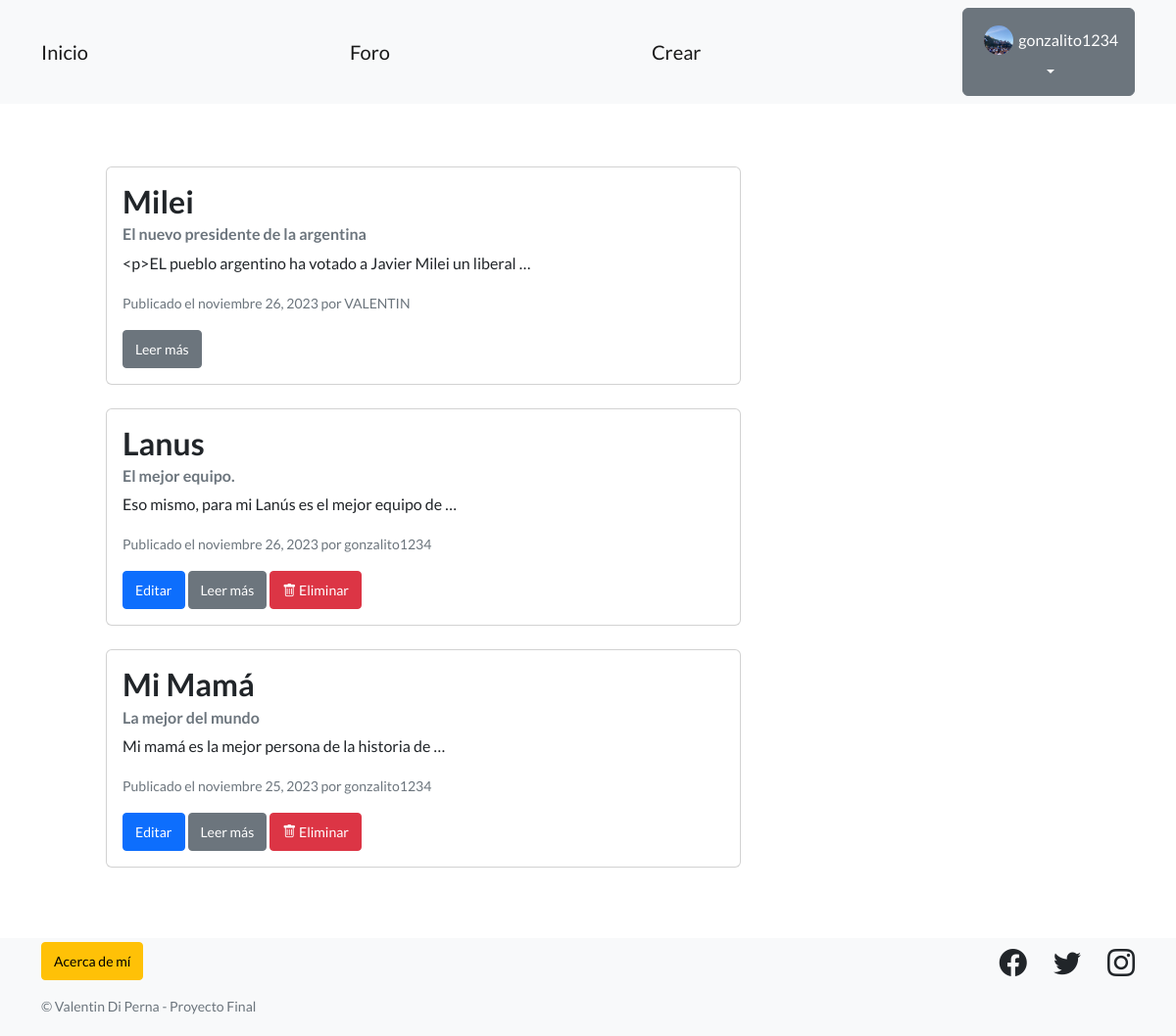
/pages/ (signed in), run on the app's committed database.
### perfiles/models.py (models this page shows, shortened)
class Avatar(models.Model):
   user = models.OneToOneField(User, on_delete=models.CASCADE, null=True)
   imagen = models.ImageField(upload_to='avatares', null=True, blank=True)

### articulos/models.py (models this page shows, shortened)
class Articulo(models.Model):
    titulo = models.CharField(max_length=50)
    subtitulo = models.CharField(max_length=50)
    cuerpo = RichTextField()
    autor = models.ForeignKey(User, on_delete=models.SET_NULL, null=True)
    fecha = models.DateField(auto_now = True)
    destacado = models.BooleanField(default=False)

### articulos/views.py (the view)
# urls.py: path("", ArticuloListView.as_view(), name="lista_articulos"),
class ArticuloListView(ListView):
   model = Articulo
   template_name = 'articulos/listar_articulos.html'

### articulos/templates/articulos/listar_articulos.html (shortened to what this page needs)
{% extends "base.html" %}
{% block contenido %}
<section style="padding: 2rem 3rem;">
  <div class="container">
      <div class="row">
          {% if object_list %}
              {% for articulo in object_list %}
                  <div class="col-md-8">
                      <div class="card mb-4">
                          <div class="card-body">
                              <h2 class="card-title">{{ articulo.titulo }}</h2>
                              <h6 class="card-subtitle mb-2 text-muted">{{ articulo.subtitulo }}</h6>
                              <p class="card-text">{{ articulo.cuerpo|truncatewords:10 }}</p>
                              <p class="card-text">
                                  <small class="text-muted">Publicado el {{ articulo.fecha|date:"F d, Y" }} por {{ articulo.autor }}</small>
                              </p>
                              {% if user == articulo.autor %}
                                  <a href="{% url 'editar_articulo' articulo.id %}" class="btn btn-primary btn-sm">Editar</a>
                              {% endif %}
                              <a href="{% url 'detalle_articulo' articulo.pk%}" class="btn btn-secondary btn-sm">Leer más</a>
                              {% if user == articulo.autor %}
                                  <a href="{% url 'eliminar_articulo' articulo.id %}" class="btn btn-danger btn-sm">
                                      <i class="bi bi-trash"></i> Eliminar
                                  </a>
                              {% endif %}
                          </div>
                      </div>
                  </div>
              {% endfor %}
          {% else %}
              <div class="col-md-12">
                  <h2>No hay entradas aún</h2>
              </div>
          {% endif %}
      </div>
  </div>
</section>
{% endblock contenido %}

### templates_base/base.html (shortened to what this page needs)
{% load static %}
<!DOCTYPE html>
<html lang="en">
    <head>
        <link href="https://cdn.jsdelivr.net/npm/bootstrap-icons@1.5.0/font/bootstrap-icons.css" rel="stylesheet" type="text/css" />
        <link href="{% static 'css/styles.css' %}" rel="stylesheet" />
    </head>
    <body>
        <nav class="navbar navbar-expand-lg navbar-light bg-light static-top justify-content-center">
            <div class="container">
                <a class="navbar-brand" href="{% url 'inicio' %}">Inicio</a>
                <a class="navbar-brand" href="{% url 'lista_articulos' %}">Foro</a>
                <a class="navbar-brand" href="{% url 'crear_articulo' %}">Crear</a>
                {% if user.is_authenticated %}
                    <div class="dropdown">
                        <button class="btn btn-secondary dropdown-toggle" type="button" id="dropdownMenuButton1" data-bs-toggle="dropdown" aria-expanded="false">
                            <div class="d-flex align-items-center">
                                <img src="{{ user.avatar.imagen.url }}" style="width: 40px; height: 40px; object-fit: cover; border-radius: 50%; padding: 5px;">
                                <span>{{ user.username }}</span>
                            </div>
                        </button>
                    </div>
                {% else %}
                    <div class="d-flex">
                        <a class="btn btn-primary me-2" href="{% url 'login' %}">Iniciar Sesión</a>
                        <a class="btn btn-success" href="{% url 'registro' %}">Registro</a>
                    </div>
                {% endif %}
            </div>
        </nav>
        <section style="padding: 2rem 3rem 1rem;">
            {% block contenido %}
            {% endblock contenido %}
        </section>
        <footer class="footer bg-light py-1">
            <div class="container">
                <div class="row">
                    <div class="col-lg-6 text-center text-lg-start mb-4 mb-lg-0">
                        <ul class="list-inline">
                            <li class="list-inline-item">
                                <a class="btn btn-warning btn-sm" href="{% url 'about_me' %}">
                                    Acerca de mí
                                </a>
                            </li>
                        </ul>
                        <p class="text-muted small">&copy; Valentin Di Perna - Proyecto Final</p>
                    </div>
                    <div class="col-lg-6 text-center text-lg-end">
                        <ul class="list-inline mb-0">
                            <li class="list-inline-item me-4">
                                <a class="text-dark" href="https://www.facebook.com/Coderhouse/"><i class="bi-facebook fs-3"></i></a>
                            </li>
                            <li class="list-inline-item me-4">
                                <a class="text-dark" href="https://twitter.com/coderhouse"><i class="bi-twitter fs-3"></i></a>
                            </li>
                            <li class="list-inline-item">
                                <a class="text-dark" href="https://www.instagram.com/coderhouse"><i class="bi-instagram fs-3"></i></a>
                            </li>
                        </ul>
                    </div>
                </div>
            </div>
        </footer>
    </body>
</html>

### data on the page
Articulo: titulo "Milei", subtitulo "El nuevo presidente de la argentina", cuerpo "<p>EL pueblo argentino ha votado a Javier Milei un liberal …", fecha "noviembre 26, 2023", autor "VALENTIN"
Articulo: titulo "Lanus", subtitulo "El mejor equipo.", cuerpo "Eso mismo, para mi Lanús es el mejor equipo de …", fecha "noviembre 26, 2023", autor "gonzalito1234", shows "Editar", shows "Eliminar"
Articulo: titulo "Mi Mamá", subtitulo "La mejor del mundo", cuerpo "Mi mamá es la mejor persona de la historia de …", fecha "noviembre 25, 2023", autor "gonzalito1234", shows "Editar", shows "Eliminar"

### other printed values
{{ user.username }} "gonzalito1234"
